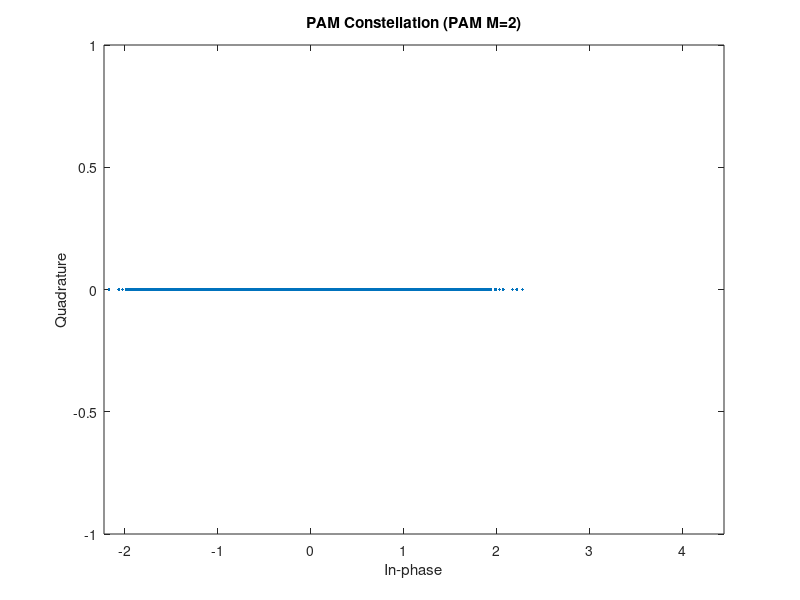

MATLAB code to generate this figure:
%% Q function to calculate the error probability equipprobable binary antipodal modulation
ebnodB = 7;
ebno = 10^(ebnodB/10);
Pb = qfunc(sqrt(2*ebno));
fprintf('Error probability of Qfunction: %f\n', Pb);
%% we will calculate the error probability using 10000 input data points
k = 1;
M = 2^k;
N = [10000, 1];
i_data = randi(0:M-1,N);
%Modulate and demodulate of pam
tx_sig = pammod(i_data, M);
SNR = 10;
rx_sig = awgn(tx_sig, SNR);
o_data = pamdemod(rx_sig, M);
errors = sum(i_data ~= o_data);
fprintf('Number of errors with Qfunction: %i\n', errors);
figure;
scatterplot(rx_sig);
title("PAM Constellation (PAM M=2)")